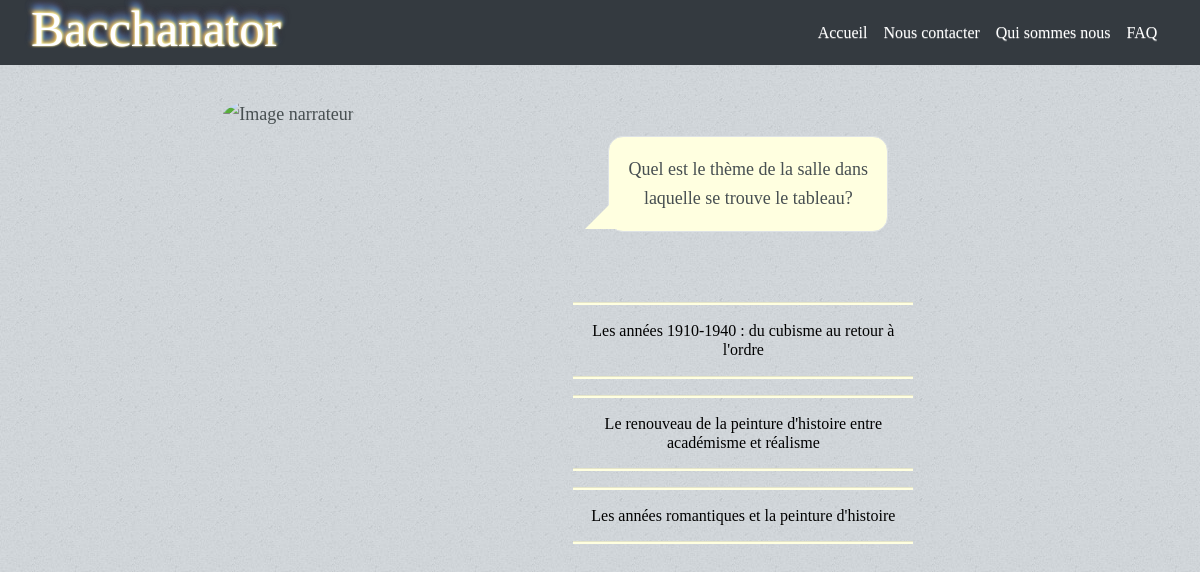
The app's page /jouer/, older data.
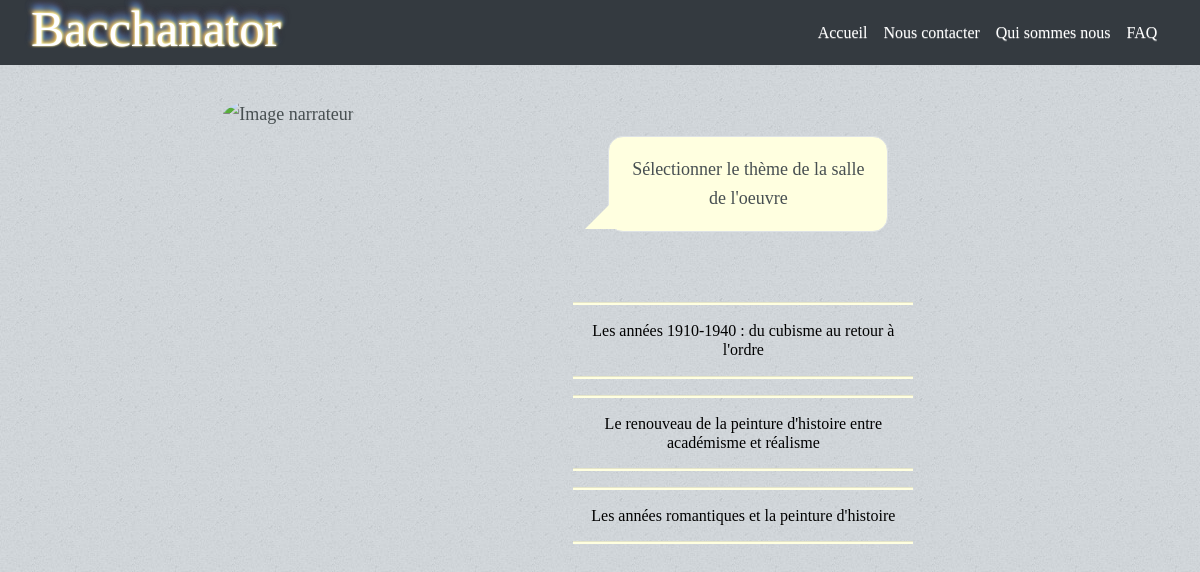
The same page, newer data.
### blog/models.py (models this page shows, shortened)
class Question(models.Model):
    cleQuestion = models.IntegerField(primary_key = True)
    descriptionQuestion = models.CharField(max_length=200)
    inclu = models.IntegerField()
    priority = models.IntegerField(default=0)
    reponses = models.ManyToManyField(Reponse, through='Associer')
    tags = models.ManyToManyField(Tag, through='Concerner')

class Associer(models.Model):
    reponse = models.ForeignKey(Reponse, on_delete=models.CASCADE)
    question = models.ForeignKey(Question, on_delete=models.CASCADE)
    tag = models.CharField(max_length=80, blank=True)
    no_tag = models.CharField(max_length=80, blank=True)

class Reponse(models.Model):
    cleReponse = models.IntegerField(primary_key=True)
    descriptionReponse = models.CharField(max_length= 200)

### blog/views.py (the view)
# urls.py: path('jouer/', views.jouer, name='play_button'),
def jouer(request):
    question = None
    associee = None
    if request.method == 'POST':
        form = AnswerForm(request.POST)
        print(form)
        if form.is_valid():
            tag = form.cleaned_data['tag']
            print( "tag = " + tag)
            no_tag = form.cleaned_data['no_tag']
            print(no_tag)
            question_asked = form.cleaned_data['question_asked']
            print("questions_asked = " + question_asked)
            question_asked = form.cleaned_data['question_asked']
            tags = request.session['tags']
            no_tags = request.session['no_tags']
            questions_asked = request.session['questions_asked']
            cletag = 0
            if tag!="":
                cletag =  Tag.objects.all().filter(tag = tag).values_list()[0][0]
                tags = tags + "," + str(cletag)
            else:
                if no_tag!="":
                    cletag =  Tag.objects.all().filter(tag = no_tag).values_list()[0][0]
                    no_tags = no_tags + "," + str(cletag)
            print(cletag)
            print("tags = " + tags)
            print(no_tags)
            print(questions_asked)
            if question_asked!="":
                questions_asked = questions_asked + "," +  question_asked
            request.session['tags'] = tags
            request.session['no_tags'] = no_tags
            request.session['questions_asked'] = questions_asked
            tags = tags.split(",")
            tags.remove('')
            no_tags = no_tags.split(",")
            no_tags.remove('')
            questions_asked = questions_asked.split(",")
            questions_asked.remove('')
            contain = Contenir.objects.all()
            concerns = Concerner.objects.all()
            concerns = concerns.order_by('question__priority')
            print("Début for")
            print(concerns)
            for i in range(len(tags)):
                print("------------------------------------------------------")
                contain = contain.filter(image__tags = int(tags[i]))
                concerns = concerns.filter(question__tags = int(tags[i]))
                print(concerns)
            for i in range(len(no_tags)):
                contain = contain.exclude(image__tags = int(no_tags[i]))
                concerns = concerns.exclude(tag = int(no_tags[i]))
                concerns = concerns.exclude(question__inclu = int(no_tags[i]))
            print("Avant")
            for i in range(len(questions_asked)):
                concerns = concerns.exclude(question__cleQuestion = int(questions_asked[i]))
            print(contain)
            print(concerns)
            size_contain = len(contain.values('image').annotate(dcount=Count('image')) )
            print("******************************************")
            print(size_contain)
            size_concerns = concerns.count()
            if size_contain ==1:
                img = contain[0].image
                return render(request, 'blog/afficher_image.html', {'img': img})
            if size_concerns!=0:
                question = concerns[0].question
                if question == question_asked and size_concerns>1:
                    question = concerns[1].question
                print(question)
                associee = Associer.objects.filter(question = question.cleQuestion)
                print(associee)
    else:
        question = Question.objects.get(cleQuestion=1)
        associee = Associer.objects.filter(question = question)
        q = Associer.objects.filter(question = question).count()
    return render(request, 'blog/jouer.html', {'question': question, 'associee': associee})

### blog/templates/blog/jouer.html (shortened to what this page needs)
{% extends 'base.html' %} {% load static %} {% block titre %}Jouer{% endblock %} {% block question %}
<div class="container champs">
    <div class="col-sm-2"> </div>
    <div class="col-sm-8">
        <div class="row">
            <div class="col-sm-2"> </div>
            <div class="col-sm-10">
                <div class="personnage1 d-inline d-sm-inline-block ">
                    <img src="{% static 'img_site/bacchanator1.svg' %}" class="rounded-circle img" alt="Image narrateur" />
                </div>
                <div class="talk-bubble2 tri-right round border left-top" id="plus">
                    <div class="talktext">
                        <p class="p">{{ question.descriptionQuestion }}</p>
                    </div>
                </div>
                {% block reponse %}
                <div class="reponse">
                    <h6>
                        {% for a in associee %}
                        <p>
                            <hr noshade>
                            <a class="bouton answer" href="javascript:document.getElementById('{{ a.reponse.cleReponse }}').submit();">{{ a.reponse.descriptionReponse }} </a>
                            <hr noshade>
                        </p>
                        {% endfor %}
                    </h6>
                </div>
                {% endblock %}
            </div>
        </div>
    </div>
    <div class="col-sm-2"> </div>
</div>
{% endblock %}

### blog/templates/base.html (shortened to what this page needs)
<!DOCTYPE html>
{% load static %}
<html lang="fr">
    <head>
        <link rel="stylesheet" href="https://maxcdn.bootstrapcdn.com/bootstrap/4.0.0/css/bootstrap.min.css">
        <link rel="stylesheet" href="https://maxcdn.bootstrapcdn.com/bootstrap/3.3.4/css/bootstrap-theme.min.css">
        <link rel="stylesheet" href="{% static 'css/accueil.css'%}">
        <link rel="stylesheet" href="{% static 'css/base.css' %}">
        <link rel="stylesheet" href="{% static 'css/style_equipe.css' %}">
        <link rel="stylesheet" href="https://use.fontawesome.com/releases/v5.5.0/css/all.css" >
    </head>
    <body>
        <header>
            <nav class="navbar navbar-expand-md bg-dark navbar-light ">
                <div class="navbar-header col-sm-8"> <a class="navbar-brand text-white feu" href="{% url 'base' %}">Bacchanator</a> </div>
                <div id="navbarSupportedContent" class="collapse navbar-collapse col">
                    <ul class="navbar-nav mr-auto">
                        <li class="nav-item active"> <a class="nav-link text-white text" href="{% url 'base' %}">Accueil</a> </li>
                        <li class="nav-item"> <a class="nav-link text-white text" href="{% url 'contacter' %}">Nous contacter</a></li>
                        <li class="nav-item"> <a class="nav-link text-white text" href="{% url 'qui_sommes_nous' %}">Qui sommes nous</a></li>
                        <li class="nav-item"> <a class="nav-link text-white text" href="{% url 'faq' %}">FAQ</a></li>
                    </ul>
                </div>
            </nav>
        </header>
        <div>
            {% block question %}{% endblock %}
        </div>
    </body>
</html>

### blog/static/css/base.css (style rules this page uses)
body { background: #D4D9DD url('images/bg03.jpg'); color: #474f51; font-size: 13.5pt; font-family: 'Yanone Kaffeesatz'; line-height: 1.85em; font-weight: 300; }
.feu { font-family: 'Times New Roman', Times, serif; font-size: 50px; color: white; text-shadow: 0 0 2px #fefcc9, 1px -1px 3px #feec85, -2px -2px 4px #ffae34, 2px -4px 5px #5691b8, -2px -6px 6px #547fc0, 0 -8px 7px #587abb, 1px -9px 8px #451b0e; }
.text { font-size: medium; }
.talk-bubble2 { left: 520px; margin: 20px; top: 260px; display: inline-block; position: absolute; width: 280px; height: auto; background-color: lightyellow; }
.round { border-radius: 15px; -webkit-border-radius: 15px; -moz-border-radius: 15px; }
.tri-right.left-top:after { content: ' '; position: absolute; width: 0; height: 0; left: -24px; right: auto; top: 2px; bottom: auto; border: 28px solid; border-color: lightyellow transparent transparent transparent; }
#plus { top: 50px; left: 420px; }
#plus:after { top: auto; bottom: 2px; border-color: transparent transparent lightyellow transparent; }
.talktext { padding: 1em; text-align: center; line-height: 1.6em; font-size: large; }
.talktext .p { -webkit-margin-before: 0em; -webkit-margin-after: 0em; }
.personnage1 { position: relative; top: 30px; left: 40px; }
.img { width: 380px; height: 420px; }
.bouton.answer { text-decoration: none; color: #000000; }
.reponse { width: fit-content; position: absolute; text-align: center; top: 220px; padding-left: 390px; }
hr { width:340px; height:2px; background-color: lightyellow; }

Row changes from the older to the newer data that the page shows:
changed Question: descriptionQuestion "Quel est le thème de la salle dans laquelle se trouve le tableau?" → "Sélectionner le thème de la salle de l'oeuvre"
